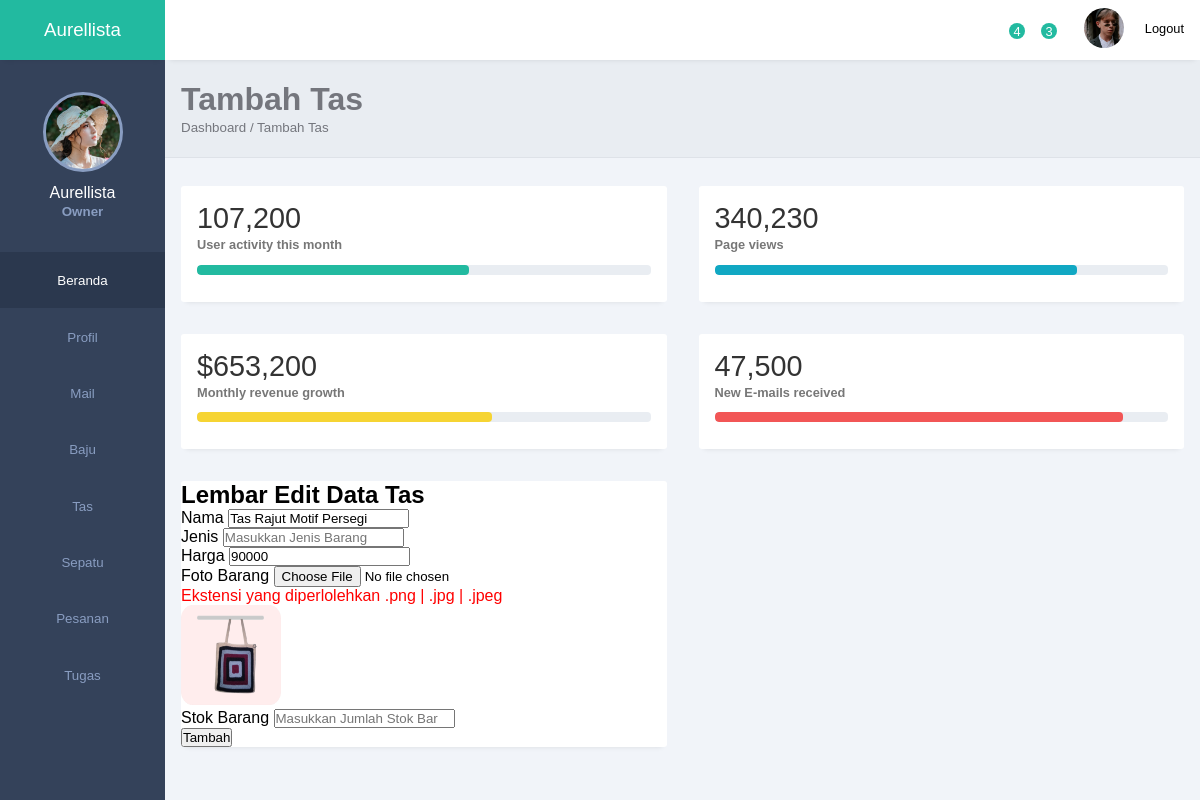
Page /admin/index.php?hal1=edit_tas&id=3 on the committed database.
### tables this page shows
CREATE TABLE `tas_rajut` (
  `id` int(255) NOT NULL,
  `nama` varchar(255) NOT NULL,
  `jenis_barang` varchar(255) NOT NULL,
  `harga` int(255) NOT NULL,
  `lama_buat` int(4) NOT NULL,
  `foto` text NOT NULL
);

### admin/templates/tas/edit_tas.php (the view, shortened to what this page needs)
<div class="page-header">
    <h1>Tambah Tas</h1>
    <small>Dashboard / Tambah Tas</small>
</div>
<div class="page-content">
    <div class="analytics">
        <div class="card">
            <div class="card-head">
                <h2>107,200</h2>
            </div>
            <div class="card-progress">
                <small>User activity this month</small>
                <div class="card-indicator">
                    <div class="indicator one" style="width: 60%"></div>
                </div>
            </div>
        </div>
        <div class="card">
            <div class="card-head">
                <h2>340,230</h2>
            </div>
            <div class="card-progress">
                <small>Page views</small>
                <div class="card-indicator">
                    <div class="indicator two" style="width: 80%"></div>
                </div>
            </div>
        </div>
        <div class="card">
            <div class="card-head">
                <h2>$653,200</h2>
            </div>
            <div class="card-progress">
                <small>Monthly revenue growth</small>
                <div class="card-indicator">
                    <div class="indicator three" style="width: 65%"></div>
                </div>
            </div>
        </div>
        <div class="card">
            <div class="card-head">
                <h2>47,500</h2>
            </div>
            <div class="card-progress">
                <small>New E-mails received</small>
                <div class="card-indicator">
                    <div class="indicator four" style="width: 90%"></div>
                </div>
            </div>
        </div>
        <div class="records table-responsive">
            <div class="box box-primary">
                <div class="box-header with-border">
                    <h2>Lembar Edit Data Tas</h2>
                </div>
                <?php
                include 'config.php';
                if (isset($_GET['id'])) {
                    if ($_GET['id'] != "") {
                        $id = $_GET['id'];
                        $query = mysqli_query($conn, "SELECT * FROM tas_rajut WHERE id='$id'");
                        $row = mysqli_fetch_assoc($query);
                    } else {
                        echo "<script>alert('Data tidak ditemukan pada database');windows.location='index.php;'</script>";
                    }
                }
                ?>
                <form role="form" action="templates/tas/proses_edit_tas.php" method="POST" enctype="multipart/form-data">
                    <div class="box-body">
                        <div class="form-group">
                            <label>Nama</label>
                            <input type="text" class="form-control" placeholder="Masukkan Nama Barang" name="nama" value="<?php echo $row['nama']; ?>">
                        </div>
                        <div class="form-group">
                            <label>Jenis</label>
                            <input type="text" class="form-control" placeholder="Masukkan Jenis Barang" name="jenis" value="<?php echo $row['jenis']; ?>">
                        </div>
                        <div class="form-group">
                            <label>Harga</label>
                            <input class="form-control" type="number" name="harga" value="<?php echo $row['harga']; ?>"></input>
                        </div>
                        <div class="form-group">
                            <label>Foto Barang</label>
                            <input class="text" type="file" name="foto" required="required" value="<?php echo $row['foto']; ?>"></input>
                            <p style="color: red">Ekstensi yang diperlolehkan .png | .jpg | .jpeg</p>
                            <?php
                            if ($row['foto'] == "") { ?>
                                <img src="https://via.placeholder.com/500x500.png?text=LAMPIRAN+FOTO+BARANG" style="width:100px;height:100px;">
                            <?php } else { ?>
                                <img src="./templates/tas/file/<?php echo $row['foto']; ?>" style="width:100px;height:100px;">
                            <?php } ?>
                        </div>
                        <div class="form-group">
                            <label>Stok Barang</label>
                            <input class="form-control" placeholder="Masukkan Jumlah Stok Barang" type="number" name="stok" value="<?php echo $row['stok']; ?>"></input>
                        </div>
                    </div>
                    <div class="box-footer">
                        <button type="submit" class="btn btn-primary">Tambah</button>
                    </div>
                </form>
            </div>
        </div>
    </div>
</div>

### admin/style.css (style rules this page uses)
:root { --main-color: #22BAA0; --color-dark: #34425A; --text-grey: #B0B0B0; }
* { margin: 0; padding: 0; text-decoration: none; list-style-type: none; box-sizing: border-box; font-family: 'Merriweather', sans-serif; }
.page-header { padding: 1.3rem 1rem; background: #E9edf2; border-bottom: 1px solid #dee2e8; }
.page-header h1, .page-header small { color: #74767d; }
.page-content { padding: 1.3rem 1rem; background: #f1f4f9; }
.analytics { display: grid; grid-template-columns: repeat(4, 1fr); grid-gap: 2rem; margin-top: .5rem; margin-bottom: 2rem; }
.card { box-shadow: 0px 5px 5px -5px rgb(0 0 0 / 10%); background: #fff; padding: 1rem; border-radius: 3px; }
.card-head { display: flex; justify-content: space-between; align-items: center; }
.card-head h2 { color: #333; font-size: 1.8rem; font-weight: 500; }
.card-progress small { color: #777; font-size: .8rem; font-weight: 600; }
.card-indicator { margin: .7rem 0rem; height: 10px; border-radius: 4px; background: #e9edf2; overflow: hidden; }
.indicator { height: 10px; border-radius: 4px; }
.indicator.one { background: #22baa0; }
.indicator.two { background: #11a8c3; }
.indicator.three { background: #f6d433; }
.indicator.four { background: #f25656; }
.records { box-shadow: 0px 5px 5px -5px rgb(0 0 0 / 10%); background: #fff; border-radius: 3px; }
input, button, select { outline: none; }
.table-responsive { width: 100%; overflow: auto; }
@media only screen and (max-width: 1200px) { .analytics { grid-template-columns: repeat(2, 1fr); } }

### rows in the picture
tas_rajut: nama "Tas Rajut Motif Persegi", harga "90000", foto (picture)
